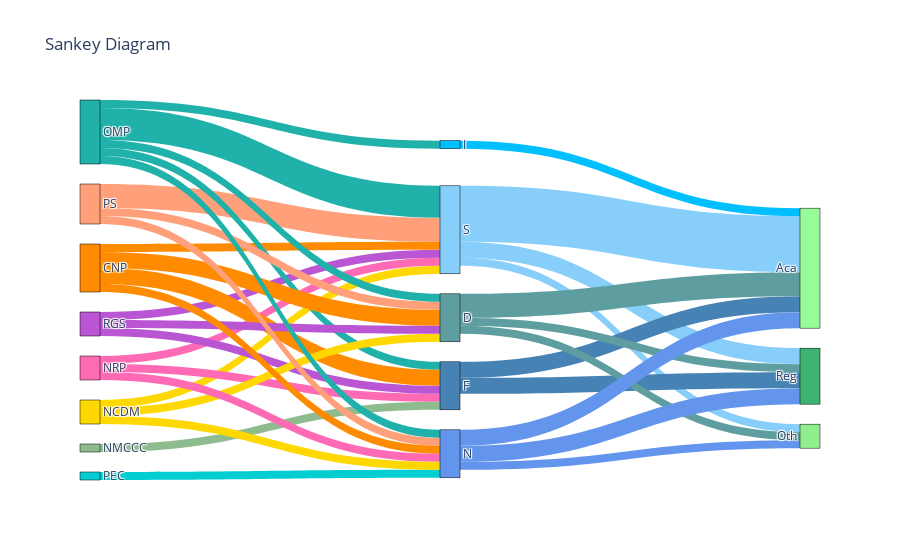

The notebook cell this image was saved under:
### Code cell
import plotly.graph_objects as go
import pandas as pd

df = pd.read_csv("C:/Users/USER/Documents/3rd year 2nd sem/Data Analytics/Assignment_2_Data_Analytics/data/sankey_assignment.csv")

left_labels = df.columns[1:9]  
right_labels = df.columns[9:]  
middle_labels = df["LABEL"].tolist()

labels = list(left_labels) + middle_labels + list(right_labels)
label_to_index = {label: i for i, label in enumerate(labels)}

sources = []
targets = []
values = []

for _, row in df.iterrows():
    mid_label = row["LABEL"]
   
    for left in left_labels:
        flow_value = row[left]
        if flow_value > 0:
            sources.append(label_to_index[left])
            targets.append(label_to_index[mid_label])
            values.append(flow_value)
  
    for right in right_labels:
        flow_value = row[right]
        if flow_value > 0:
            sources.append(label_to_index[mid_label])
            targets.append(label_to_index[right])
            values.append(flow_value)

colors = {
    "OMP": "#20b2aa",
    "PS": "#ffa07a",
    "CNP": "#ff8c00",
    "RGS": "#ba55d3",
    "NRP": "#ff6ab4",
    "NCDM": "#ffd701",
    "NMCCC": "#8fbc8f",
    "PEC": "#02ced1",
    "S": "#87cefa",
    "I": "#00bfff",
    "D": "#5f9ea0",
    "F": "#4782b4",
    "N": "#6395ed",
    "Aca": "#97fb98",
    "Reg": "#3cb371",
    "Oth": "#90ee8f"
}

node_colors = [colors[label] for label in labels]

fig = go.Figure(go.Sankey(
    node=dict(
        pad=20,
        thickness=20,
        line=dict(color="black", width=0.5),
        label=labels,
        color=node_colors
    ),
    link=dict(
        source=sources,
        target=targets,
        value=values,
        color=[node_colors[src] for src in sources]  
    )
))

fig.update_layout(
    title_text="Sankey Diagram",
    font_size=12
)

fig.show()

### Figure 1 — Plotly figure (JSON) as saved in the notebook; plotly's stock layout.template omitted (floating-point values rounded to 4 significant figures)
{"data": [{"link": {"color": ["#ffa07a", "#20b2aa", "#ff8c00", "#ff6ab4", "#ffd701", "#ba55d3", "#87cefa", "#87cefa", "#87cefa", "#20b2aa", "#ff8c00", "#ff6ab4", "#8fbc8f", "#ba55d3", "#4782b4", "#4782b4", "#ffa07a", "#20b2aa", "#ff8c00", "#ffd701", "#ba55d3", "#5f9ea0", "#5f9ea0", "#5f9ea0", "#ffa07a", "#20b2aa", "#ff8c00", "#ff6ab4", "#02ced1", "#ffd701", "#6395ed", "#6395ed", "#6395ed", "#20b2aa", "#00bfff"], "source": [0, 1, 2, 3, 6, 7, 8, 8, 8, 1, 2, 3, 4, 7, 9, 9, 0, 1, 2, 6, 7, 10, 10, 10, 0, 1, 2, 3, 5, 6, 11, 11, 11, 1, 12], "target": [8, 8, 8, 8, 8, 8, 13, 14, 15, 9, 9, 9, 9, 9, 13, 14, 10, 10, 10, 10, 10, 13, 14, 15, 11, 11, 11, 11, 11, 11, 13, 14, 15, 12, 14], "value": [3, 4, 1, 1, 1, 1, 2, 7, 1, 1, 2, 1, 1, 1, 2, 2, 1, 1, 2, 1, 1, 1, 3, 1, 1, 1, 1, 1, 1, 1, 2, 2, 1, 1, 1]}, "node": {"color": ["#ffa07a", "#20b2aa", "#ff8c00", "#ff6ab4", "#8fbc8f", "#02ced1", "#ffd701", "#ba55d3", "#87cefa", "#4782b4", "#5f9ea0", "#6395ed", "#00bfff", "#3cb371", "#97fb98", "#90ee8f"], "label": ["PS", "OMP", "CNP", "NRP", "NMCCC", "PEC", "NCDM", "RGS", "S", "F", "D", "N", "I", "Reg", "Aca", "Oth"], "line": {"color": "black", "width": 0.5}, "pad": 20, "thickness": 20}, "type": "sankey"}], "layout": {"font": {"size": 12}, "title": {"text": "Sankey Diagram"}}}
